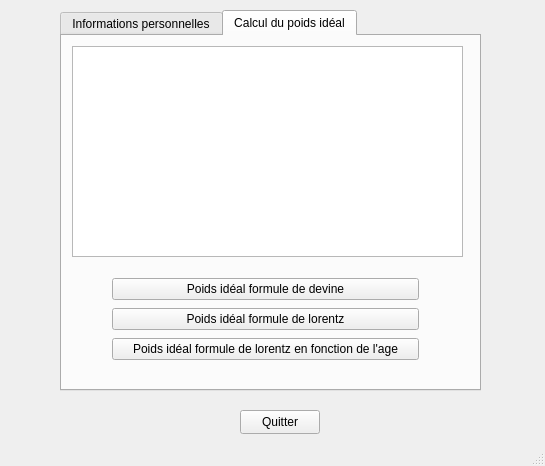
<?xml version="1.0" encoding="UTF-8"?>
<ui version="4.0">
 <class>dietetique</class>
 <widget class="QMainWindow" name="dietetique">
  <property name="geometry">
   <rect>
    <x>0</x>
    <y>0</y>
    <width>545</width>
    <height>466</height>
   </rect>
  </property>
  <property name="windowTitle">
   <string>dietetique</string>
  </property>
  <widget class="QWidget" name="centralwidget">
   <widget class="QTabWidget" name="tabWidget">
    <property name="geometry">
     <rect>
      <x>60</x>
      <y>10</y>
      <width>421</width>
      <height>381</height>
     </rect>
    </property>
    <property name="currentIndex">
     <number>1</number>
    </property>
    <widget class="QWidget" name="tab">
     <attribute name="title">
      <string>Informations personnelles</string>
     </attribute>
     <widget class="QWidget" name="layoutWidget">
      <property name="geometry">
       <rect>
        <x>80</x>
        <y>20</y>
        <width>261</width>
        <height>231</height>
       </rect>
      </property>
      <layout class="QVBoxLayout" name="verticalLayout">
       <item>
        <layout class="QHBoxLayout" name="horizontalLayout_Nom">
         <item>
          <widget class="QLabel" name="label">
           <property name="text">
            <string>Nom</string>
           </property>
          </widget>
         </item>
         <item>
          <widget class="QLineEdit" name="lineEditNom"/>
         </item>
        </layout>
       </item>
       <item>
        <layout class="QHBoxLayout" name="horizontalLayout_Prenom">
         <item>
          <widget class="QLabel" name="label_2">
           <property name="text">
            <string>Prénom</string>
           </property>
          </widget>
         </item>
         <item>
          <widget class="QLineEdit" name="lineEditPrenom"/>
         </item>
        </layout>
       </item>
       <item>
        <layout class="QHBoxLayout" name="horizontalLayout_Sexe">
         <item>
          <widget class="QLabel" name="label_3">
           <property name="text">
            <string>Sexe</string>
           </property>
          </widget>
         </item>
         <item>
          <widget class="QRadioButton" name="radioButton">
           <property name="text">
            <string>Femme</string>
           </property>
          </widget>
         </item>
         <item>
          <widget class="QRadioButton" name="radioButton_2">
           <property name="text">
            <string>Homme</string>
           </property>
          </widget>
         </item>
        </layout>
       </item>
       <item>
        <layout class="QHBoxLayout" name="horizontalLayout_Age">
         <item>
          <widget class="QLabel" name="label_4">
           <property name="text">
            <string>Age</string>
           </property>
          </widget>
         </item>
         <item>
          <widget class="QSpinBox" name="spinBoxAge"/>
         </item>
        </layout>
       </item>
       <item>
        <layout class="QHBoxLayout" name="horizontalLayout_Poids">
         <item>
          <widget class="QLabel" name="label_5">
           <property name="text">
            <string>Poids (kg)</string>
           </property>
          </widget>
         </item>
         <item>
          <widget class="QDoubleSpinBox" name="doubleSpinBoxPoids"/>
         </item>
        </layout>
       </item>
       <item>
        <layout class="QHBoxLayout" name="horizontalLayout_Taille">
         <item>
          <widget class="QLabel" name="label_6">
           <property name="text">
            <string>Taille (m)</string>
           </property>
          </widget>
         </item>
         <item>
          <widget class="QDoubleSpinBox" name="doubleSpinBox_Taille"/>
         </item>
        </layout>
       </item>
      </layout>
     </widget>
     <widget class="QPushButton" name="pushButton">
      <property name="geometry">
       <rect>
        <x>170</x>
        <y>260</y>
        <width>80</width>
        <height>24</height>
       </rect>
      </property>
      <property name="text">
       <string>Suite</string>
      </property>
     </widget>
    </widget>
    <widget class="QWidget" name="tab_2">
     <attribute name="title">
      <string>Calcul du poids idéal</string>
     </attribute>
     <widget class="QTextEdit" name="textEditAfficheur">
      <property name="geometry">
       <rect>
        <x>10</x>
        <y>10</y>
        <width>391</width>
        <height>211</height>
       </rect>
      </property>
     </widget>
     <widget class="QWidget" name="layoutWidget">
      <property name="geometry">
       <rect>
        <x>50</x>
        <y>240</y>
        <width>307</width>
        <height>86</height>
       </rect>
      </property>
      <layout class="QVBoxLayout" name="verticalLayout_2">
       <item>
        <widget class="QPushButton" name="pushButton_2">
         <property name="text">
          <string>Poids idéal formule de devine</string>
         </property>
        </widget>
       </item>
       <item>
        <widget class="QPushButton" name="pushButton_3">
         <property name="text">
          <string>Poids idéal formule de lorentz</string>
         </property>
        </widget>
       </item>
       <item>
        <widget class="QPushButton" name="pushButton_4">
         <property name="text">
          <string>Poids idéal formule de lorentz en fonction de l'age</string>
         </property>
        </widget>
       </item>
      </layout>
     </widget>
    </widget>
   </widget>
   <widget class="QPushButton" name="pushButton_5">
    <property name="geometry">
     <rect>
      <x>240</x>
      <y>410</y>
      <width>80</width>
      <height>24</height>
     </rect>
    </property>
    <property name="text">
     <string>Quitter</string>
    </property>
   </widget>
  </widget>
  <widget class="QStatusBar" name="statusbar"/>
 </widget>
 <resources/>
 <connections/>
</ui>
